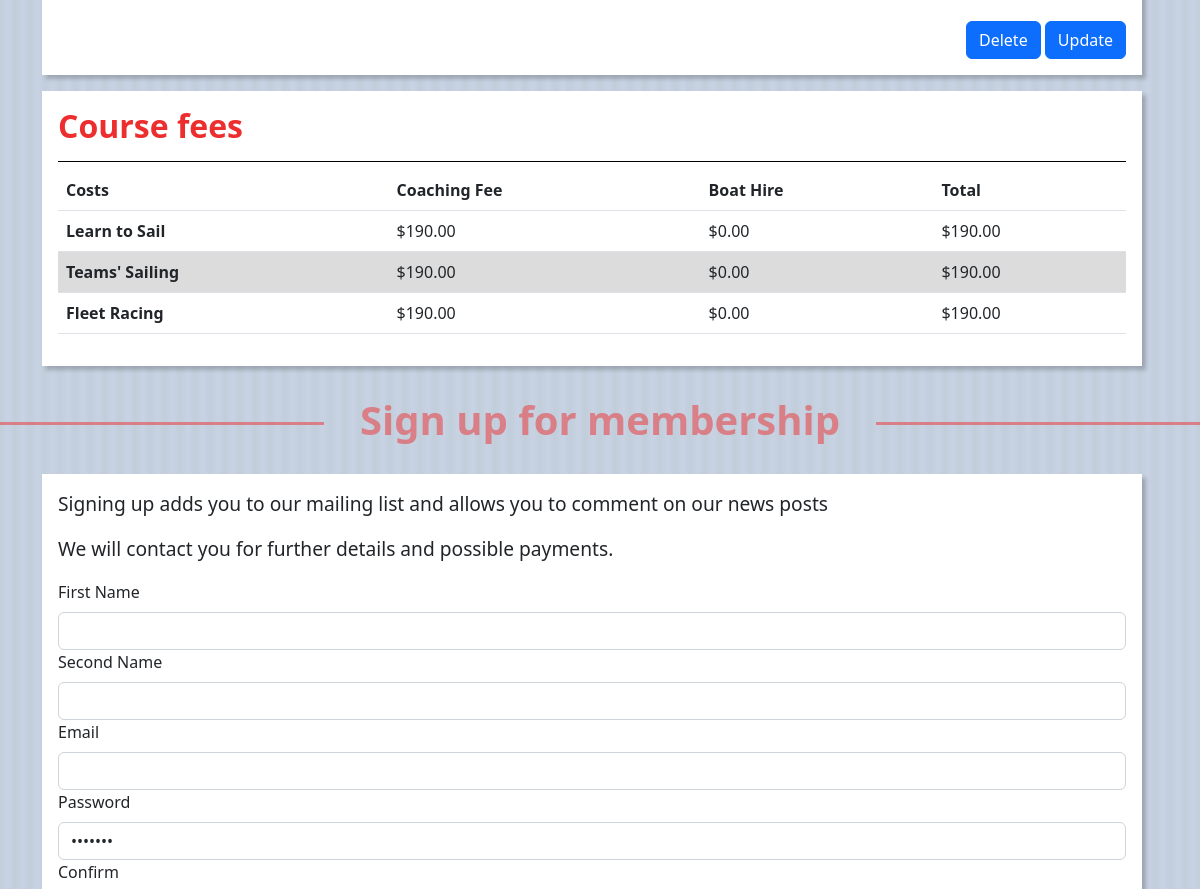
Before: /programs (middle part) with the older database file.
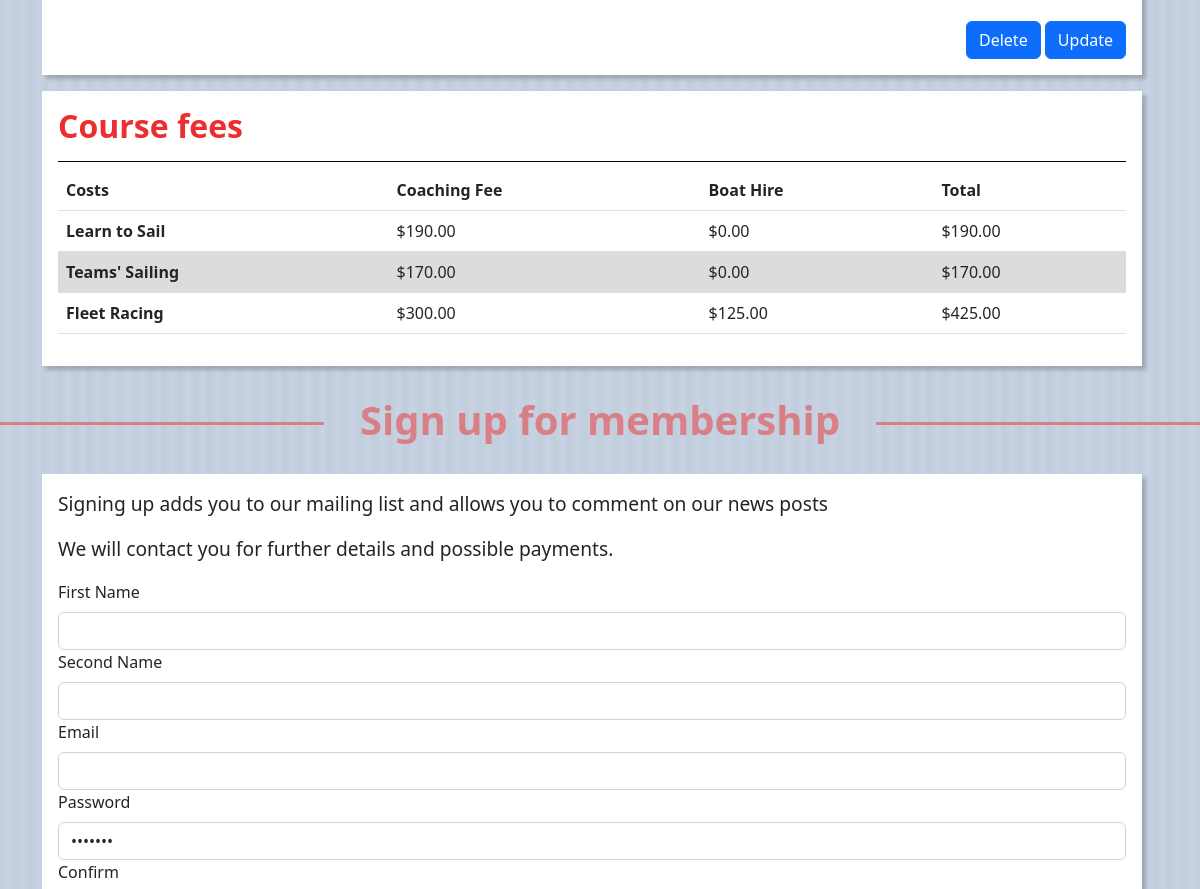
After: the same page with the newer database file.
### tables this page shows
CREATE TABLE programs(
    program_id integer primary key autoincrement not null,
    name text not null unique,
    subtitle text not null unique,
    content text not null,
    coachingfee real not null,
    boathire real not null,
    image text not null,
    updated_at date
);

### server.py (the view)
@app.route("/programs")
def programs():
    sql = "select name, subtitle, content, image, coachingfee, boathire, coachingfee+boathire as 'total' from programs"
    result = run_search_query_tuples(sql, (), db_path)
    return render_template("programs.html", programs=result)

### db_functions.py (called while the page is built)
def run_search_query_tuples(sql_query,values_tuple, file_path,  rowfactory=True):
    result = None
    try:
        db = sqlite3.connect(file_path)
        if rowfactory:
            db.row_factory = sqlite3.Row
        cursor = db.cursor()
        print("connection successful")
        cursor.execute(sql_query,values_tuple)
        result = cursor.fetchall()
        print("Search Query executed")
        cursor.close()
    except sqlite3.Error as error:
        print("Error running search query tuples: {}".format(error))
    finally:
        if db:
            db.close()
            print("sqlite connection is closed")
        if result:
            return result

### server.py (called while the page is built)
@app.template_filter()
def currency_format(value):
    value = float(value)
    return "${:,.2f}".format(value)

### templates/programs.html (shortened to what this page needs)
{% extends "main_template.html" %}
{% block content %}
    <div class="container-lg">
        {% for row in programs %}
        <div class="program">
            <div class="row align-items-center {{loop.cycle('','reverse') }}">
                 <div class="col-md-6 ">
                 </div>
            </div>
            <div class="button-placement">
                <a class="btn btn-primary" href="">Delete</a> <a class="btn btn-primary" href="">Update</a>
            </div>
        </div>
        {%  endfor %}
    </div>
    <div class="container-lg">
    <div class="program">
     <h2> Course fees </h2>
        <table class="table">
            <thead>
            <tr>
                <th>Costs</th>
                <th>Coaching Fee</th>
                <th>Boat Hire</th>
                <th>Total</th>
            </tr>
            </thead>
            <tbody>
            {% for row in programs %}
                <tr>
                <th>{{ row['name'] }}</th>
                <td>{{ row['coachingfee'] | currency_format }}</td>
                <td>{{ row['boathire'] | currency_format }}</td>
                <td>{{ row['total'] | currency_format }}</td>
                </tr>
            {% endfor %}
            </tbody>
        </table>
        </div>
    </div>
    <h1 id="signup"> Sign up for membership</h1>
    <div class="container-lg">
    <div class="sign-up">
        <p> Signing up adds you to our mailing list and allows you to comment on our news posts</p>
        <p> We will contact you for further details and possible payments.</p>
       <form action="" method="get">
       <div>
           <label for="firstname" class="form-label"> First Name</label>
           <input type="text" class="form-control" id="firstname" name="First Name" placeholder="" value="" required>
       </div>
       <div>
           <label for="secondname" class="form-label"> Second Name</label>
           <input type="text" class="form-control" id="secondname" name="Second Name" placeholder="" value="" required>
       </div>
       <div>
           <label for="email" class="form-label"> Email</label>
           <input type="email" class="form-control" id="email" name="Email" placeholder="" value="" required>
       </div>
       <div>
           <label for="password" class="form-label"> Password</label>
           <input type="password" class="form-control" id="password" name="Password" placeholder="" value="melanie" required>
       </div>
       <div>
           <label for="confirmpassword" class="form-label"> Confirm</label>
       </div>
       </form>
        </div>
    </div>
{% endblock %}

Changed rows visible on the page:
changed programs "Fleet Racing": coachingfee "$190.00" → "$300.00"; boathire "$0.00" → "$125.00"; total "$190.00" → "$425.00"
changed programs "Teams' Sailing": coachingfee "$190.00" → "$170.00"; total "$190.00" → "$170.00"
